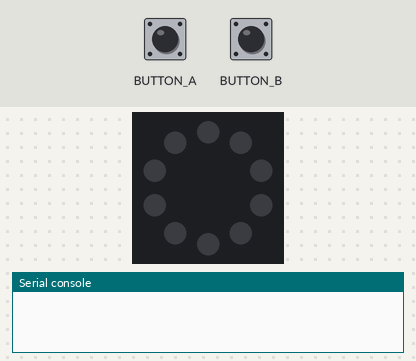
The program below on a simulated Circuit Playground running CircuitPython. Parts: the board's ring of 10 RGB LEDs (number 0 left of the top, counting anticlockwise), the last lines printed to the serial console. Inputs (shaded band) come from the test bench. Dim RGB values are drawn brighter than linear.

Above: at 1.2 s.
1.3 s: button A pressed for 3.2 s
At 1.49 s:
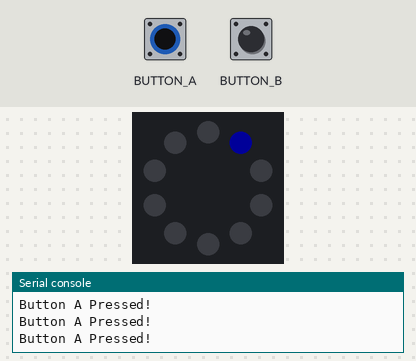
6.0 s: button B pressed for 0.15 s
At 6.09 s:
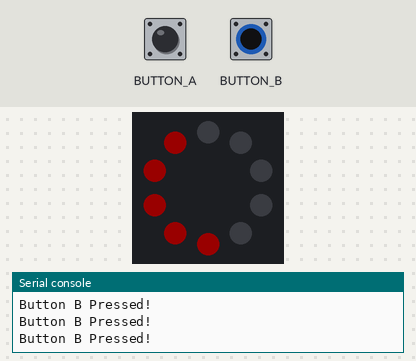
7.6 s: button A pressed for 0.15 s
9.2 s: button B pressed for 3.2 s
Timing chart, 0 to 12.2 s (numbered marks = the images above; inputs shaded):
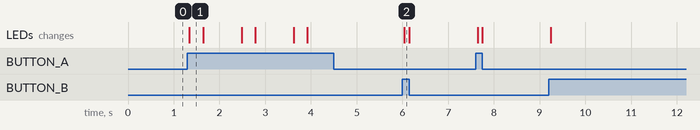

The program:

text2.py
```python
from adafruit_circuitplayground.express import cpx  # imports the CPX library from its subfolder

cpx.pixels.brightness = 0.1                     # set pixel brightness
cpx.pixels.fill((0, 0, 0))                          # turns all pixels off
cpx.pixels.show()                                   # sends data to pixels

r = 0
g = 0
b = 255
s = 1
d = 1
p = 5


while True:                            # loop
    if cpx.button_b:                   # if button is pushed then everything in hanging indent is executed
        print("Button B Pressed!")     # prints text in the serial monitor
        cpx.pixels[0] = (255, 0, 0)    # sets a single neopixel to given color pixel[number] = (R,G,B)
        cpx.pixels[1] = (255, 0, 0)
        cpx.pixels[2] = (255, 0, 0)
        cpx.pixels[3] = (255, 0, 0)
        cpx.pixels[4] = (255, 0, 0)


    if cpx.button_a:                   # button is pushed
        print("Button A Pressed!")
        #cpx.pixels[5] = (r, g, b)
        #cpx.pixels[6] = (r, g, b)
        #cpx.pixels[7] = (r, g, b)
        #cpx.pixels[8] = (r, g, b)
        #cpx.pixels[9] = (r, g, b)
        for i in range(5, 11):
          if i == p:
            cpx.pixels[p] = (r, g, b)
          else:
            cpx.pixels[p] = (0, 0, 0)

        r = (r + s * d) % 128
        g = (g + s * d) % 128
        #b = (b + s * 2) % 255
        if r >= 125:
          d = d * -1
          r = 124

        if r <= 2:
          d = d * -1
          r = 2

        p = p + 1
        if p > 9:
          p = 5

        #cpx.pixels.brightness = br

    if not(cpx.button_a or cpx.button_b):
        cpx.pixels.fill((0, 0, 0))              # will turn the lights off when buttons arent pressed

    cpx.pixels.show()                       # sends accumulated data to pixels
```

Measured:
- after the input at 1.3 s, the LEDs: change at once (image 1)
- after the input at 6.0 s, the LEDs: change at once (image 2)
